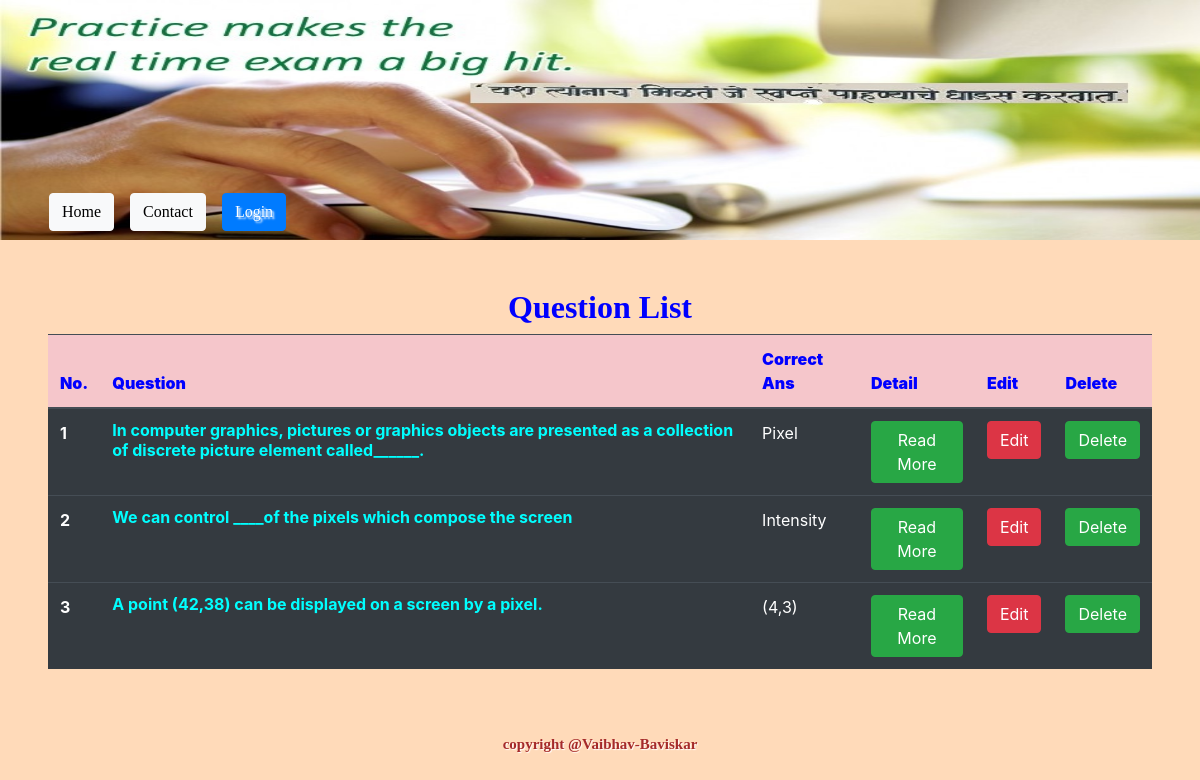
Page /multichoice/examlist/ on the committed database.
### multichoice/models.py (models this page shows, shortened)
class Exam(models.Model):
    marks = models.IntegerField(null=True, blank= True)
    Q_No = models.IntegerField()
    Question = models.CharField(max_length=10000)
    option1 = models.CharField(max_length=5000)
    option2 = models.CharField(max_length=5000)
    option3 = models.CharField(max_length=5000, null=True, blank= True)
    option4 = models.CharField(max_length=5000, null=True, blank= True)
    corrans =  models.CharField(max_length=5000)
    class Meta:
        ordering = ('Q_No',)

### multichoice/views.py (the view)
# urls.py: path('examlist/', views.ExamListView.as_view()),
class ExamListView(ListView):
    model = Exam

### templates/multichoice/exam_list.html
{% extends 'base.html' %}
{%block content%}
{%load crispy_forms_tags%}
<div class="p-5">
  <h1  style="color: darkgreen; text-align: center; font-family: cursive; font-size: xx-large;"><b>Question List</b></h1>
    <table class="table table-dark">
        <thead class="thead">
          <tr class="table-danger">
            <th scope="col"><b>No. </b></th>
            <th scope="col"><b>Question</b></th>
            <th scope="col"><b>Correct Ans</b></th>
            <th scope="col"><b>Detail</b></th>
            <th scope="col"><b>Edit</b></th>
            <th scope="col"><b>Delete</b></th>
          </tr>
        </thead>
        <tbody>
          <tr> {% for n1 in exam_list %}
            <th scope="row">{{n1.Q_No}}</th>
            <td><h6><b style="color: aqua;">   {{n1.Question}}   </b></h6></td>
            <td>          {{n1.corrans}}    </td>
            <td>     <a href='/multichoice/{{n1.id}}' class="btn btn-success"> Read More </a></td>
            <td>  <a href='/multichoice/edit/{{n1.id}}' class="btn btn-danger"> Edit </a></td>
            <td>  <a href='/multichoice/delete/{{n1.id}}' class="btn btn-success"> Delete </a></td>
          </tr> {% endfor %}
        </tbody>
      </table>
</div>
{% endblock %}

### static/style.css (style rules this page uses)
body { background-color: aqua; font-size: 1.2em; background-repeat: no-repeat; background-size: 1350px 1700px; font-family: fantasy; }
h1 { color: red; }
b { color:blue; }

### rows in the picture
Exam: Q_No "1", Question "In computer graphics, pictures or graphics objects are presented as a collection of discrete picture element called______.", corrans "Pixel"
Exam: Q_No "2", Question "We can control ____of the pixels which compose the screen", corrans "Intensity"
Exam: Q_No "3", Question "A point (42,38) can be displayed on a screen by a pixel.", corrans "(4,3)"
